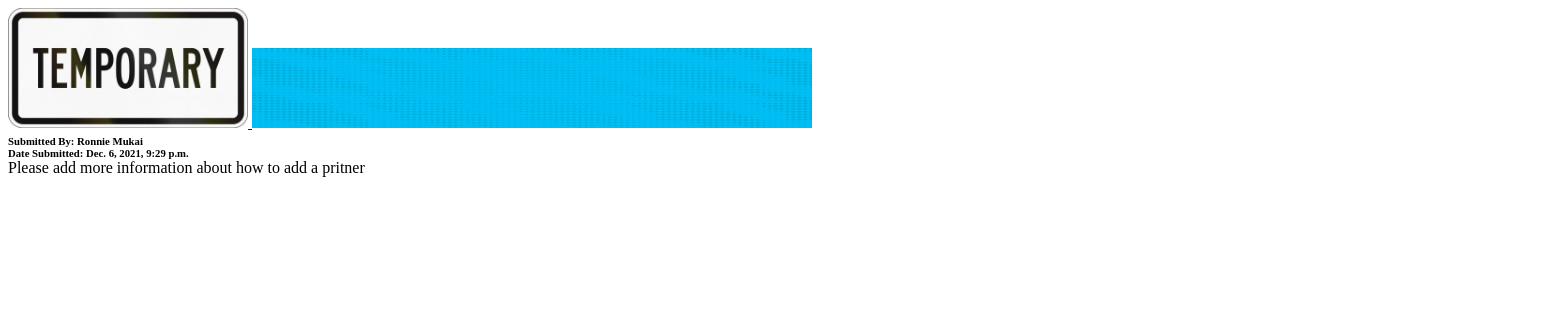
Screenshot of /admin_page/1/view_suggestion_message with the database file from the repository.
### catalog_application/models.py (models this page shows)
class SuggestionMessage(models.Model):
    submitted_by = models.CharField(max_length=50)
    message = models.CharField(max_length=1000)
    created_at = models.DateTimeField(auto_now_add=True)
    updated_at = models.DateTimeField(auto_now=True)
    objects = SuggestionMessageManager()

### catalog_application/views.py (the view)
# urls.py: path('admin_page/<suggestion_message_id>/view_suggestion_message', views.view_suggestion_message),
def view_suggestion_message(request, suggestion_message_id):
    db_suggestion_messages = SuggestionMessage.objects.get(id=suggestion_message_id)
    context = {
        'suggestion_messages': db_suggestion_messages
    }
    return render(request, 'view_suggestion.html', context)

### catalog_application/templates/view_suggestion.html (shortened to what this page needs)
{% load static %}
<!DOCTYPE html>
<html lang="en">
    <head>
        <link rel="stylesheet" href="{% static 'css\view_suggestion.css' %}" />
    </head>
    <body>
        <div id="wrapper">
            <div class="header">
                <a href="TBD">
                    <img
                        class="logo"
                        src="{% static 'images\temp_image.jpeg' %}"
                    />
                </a>
                <img
                    class="banner"
                    src="{% static 'images\temp_banner.jpg' %}"
                />
            </div>
            <div class="main_content">
                <div class="suggestion_message">
                    <h6>Submitted By: {{ suggestion_messages.submitted_by }}</h5>
                    <h6>Date Submitted: {{ suggestion_messages.created_at }}</h6>
                    <div>
                        <p>{{ suggestion_messages.message }}</p>
                    </div>
                </div>
            </div>
        </div>
    </body>
</html>

### static/css/view_suggestion.css (style rules this page uses)
* { margin: 0; padding: 0; }
#wrapper { width: 1920px; height: 1080px; margin: 8px; }
.header .logo { width: 15rem; height: auto; }
.header .banner { width: 35rem; height: 5rem; }
.main_content { padding-top: 0.2rem; }

### rows the page displays
SuggestionMessage: submitted_by "Ronnie Mukai", created_at "Dec. 6, 2021, 9:29 p.m.", message "Please add more information about how to add a pritner"
